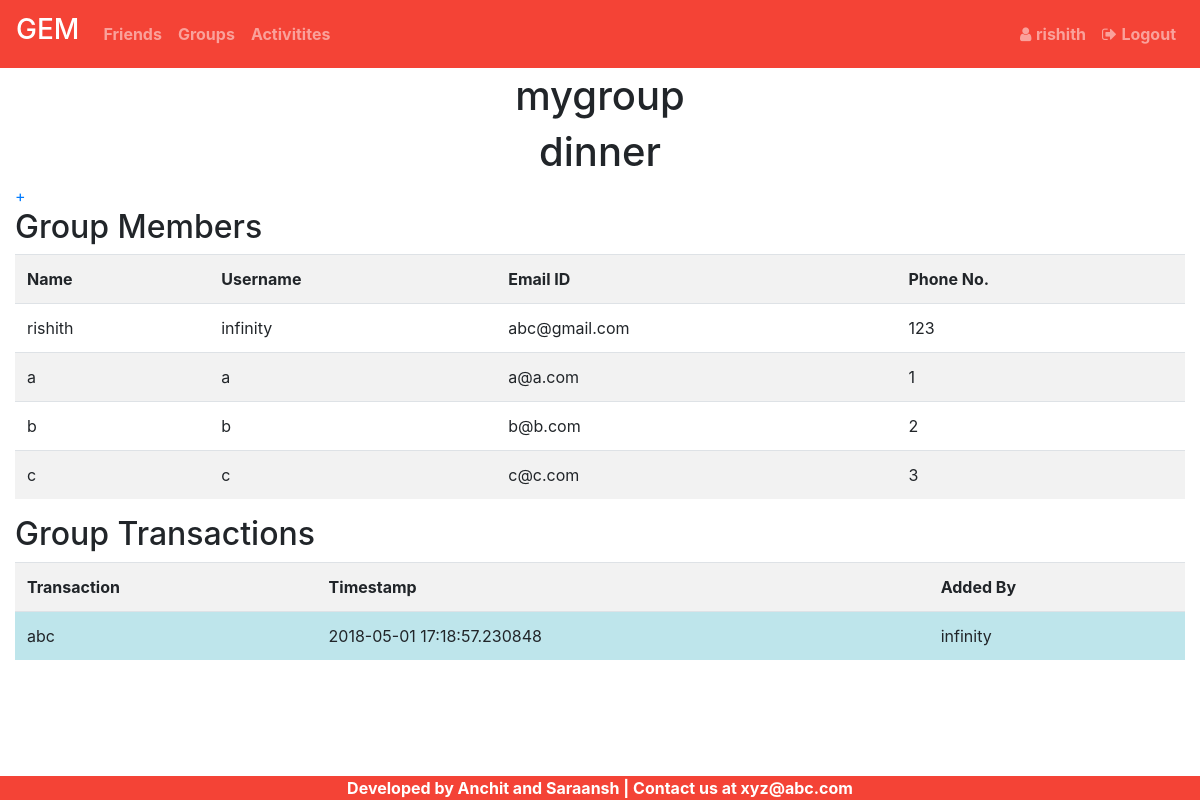
The page /disp_group/infinity/1 (signed in) on the database its author committed.
### gem/models.py (models this page shows, shortened)
class User(UserMixin,db.Model):
	id=db.Column(db.Integer,primary_key=True)
	name=db.Column(db.String(100),index=True)
	username=db.Column(db.String(100),index=True,unique=True)
	email=db.Column(db.String(150),index=True,unique=True)
	pno=db.Column(db.String(20),index=True,unique=True)
	password=db.Column(db.String(100))
	city=db.Column(db.String(50))
	dob = db.Column(db.Date)
	gender = db.Column(db.String)
	friends=db.relationship('User',
		secondary=friends,
		primaryjoin=(friends.c.userID==id),
		secondaryjoin=(friends.c.friendID==id),
		lazy='dynamic'
	)

class Groups(db.Model):
	id=db.Column(db.Integer,primary_key=True)
	name=db.Column(db.String(100))
	num_mem=db.Column(db.Integer)
	creator=db.Column(db.String(100))
	when=db.Column(db.DateTime,default=datetime.utcnow,index=True)
	description=db.Column(db.String(200))
	transactions=db.relationship('Group_transactions',backref='group',lazy='dynamic',cascade="all,delete")
	members=db.relationship('User',
		secondary=group_helper_table,
		backref=db.backref('groups', lazy='dynamic'),lazy='dynamic')

class Group_transactions(db.Model):
	id=db.Column(db.Integer,primary_key=True)
	desc=db.Column(db.String(100))
	timestamp=db.Column(db.DateTime,index=True,default=datetime.utcnow)
	added_by=db.Column(db.String(100))
	grp=db.Column(db.Integer,db.ForeignKey('groups.id'))
	tot=db.Column(db.Float)

### gem/routes.py (the view)
@gem.route('/disp_group/<username>/<id>',methods=['GET','POST'])
@login_required
def disp_group(username=None,id=None):
	del mem_list[:]
	if username is None:
		flash('Please login to proceed.')
		return redirect(url_for('login'))
	elif username!=current_user.username:
		flash('Access Denied 1' + " " + username)
		return redirect(url_for('friends',username=current_user.username))
	else:
		a=Groups.query.filter_by(id=id).first()
		if a is None:
			flash('Group Does Not Exist')
			return redirect(url_for('groups',username=current_user.username))
		b=a.members.all()
		z=a.transactions.all()
		li=[]
		li1=[]
		li2=[]
		del li1[:]
		del li2[:]
		for c in b:
			li.append(c.username)
		if current_user.username not in li:
			flash('Access Denied 2')
			del li
			return redirect(url_for('groups',username=current_user.username))
		else:
			del li
			return render_template('disp_group.html',user=current_user,b=b,a=a,z=z)

### gem/models.py (called while the page is built)
@login.user_loader
def userloader(id):
	return User.query.get(int(id))

### gem/templates/disp_group.html
{% extends "base3.html" %}
{% block content %}
<br><br><br>
<h1 class="text-center"> {{a.name}} </h1>
<h1 class="text-center"> {{a.description}} </h1>
<div class="container-fluid">
	<a href="{{url_for('group_transaction_create',username=current_user.username,idgrp=a.id)}}">+	</a>
	<h2>Group Members</h2>
	<table class="table table-striped">
		<tr>
			<th>Name</th>
			<th>Username</th>
			<th>Email ID</th>
			<th>Phone No.</th>
		</tr>
		{% for i in b %}
		<tr>
			<td> {{i.name}} </td>
			<td> {{i.username}} </td>
			<td> {{i.email}} </td>
			<td> {{i.pno}} </td>
		</tr>
		{% endfor %}
	</table>
	<h2>Group Transactions</h2>
	<table class="table table-striped">
		<tr>
			<th>Transaction</th>
			<th>Timestamp</th>
			<th>Added By</th>
		</tr>
		{% for i in z %}
		{% set ns = namespace(val = 0) %}
		{% for j in i.neededtrans.all() %}
		{% if user.username == j.giver.username or user.username == j.receiver.username %}
		{% set ns.val = 1 %}
		{% endif %}
		{% endfor %}
		{% if ns.val==1 %}
		<tr class="table-info" data-grpurl="{{url_for('disp_trans',username=user.username,id=i.id,grpid=i.grp)}}">
			<td> {{i.desc}} </td>
			<td> {{i.timestamp}} </td>
			<td> {{i.added_by}} </td>
		</tr>
		{% else %}
		<tr data-grpurl="{{url_for('disp_trans',username=user.username,id=i.id,grpid=i.grp)}}">
			<td> {{i.desc}} </td>
			<td> {{i.timestamp}} </td>
			<td> {{i.added_by}} </td>
		</tr>
		{% endif %}
		{% endfor %}
	</table>
</div>
{% endblock %}

### gem/templates/base3.html (shortened to what this page needs)
<!DOCTYPE html>
<html>
<head>
	<link rel="stylesheet" href="https://maxcdn.bootstrapcdn.com/bootstrap/4.0.0/css/bootstrap.min.css">
	<link href="https://maxcdn.bootstrapcdn.com/font-awesome/4.7.0/css/font-awesome.min.css" rel="stylesheet">
</head>
<body>
		<nav class="navbar navbar-expand-sm navbar-dark fixed-top" style="background-color: #f44336">
		<div class="navbar-brand"><strong><h3>GEM</h3></strong></div>
		<div class="collapse navbar-collapse" id="nav-content">
			<ul class="navbar-nav">
				<li class="nav-item">
					<a href="{{url_for('friends',username=user.username)}}"><div class="nav-link"> <strong>Friends</strong> </div></a>
				</li>
				<li class="nav-item">
					<a href="{{url_for('groups',username=user.username)}}"><div class="nav-link"> <strong>Groups</strong> </div></a>
				</li>
				<li class="nav-item">
					<a href="{{url_for('activity',username=user.username)}}"><div class="nav-link"> <strong>Activitites</strong> </div></a>
				</li>
			</ul>
		</div>
		<div class="collapse navbar-collapse justify-content-end" id="nav-content1">
			<ul class="navbar-nav">
				<li class="nav-item">
					<a href="{{url_for('profile',name=user.username)}}"><div class="nav-link"><span class="fa fa-user"></span> <strong>{{user.name}}</strong> </div></a>
				</li>
				<li class="nav-item"><a class="nav-link" href="{{url_for('logout')}}"><span class="fa fa-sign-out"></span> <strong>Logout</strong></a></li>
			</ul>
		</div>
	</nav>
	{% block content %}
	{% endblock %}
	<div class="container-fluid fixed-bottom" style="background-color: #f44336;">
		<div class="text-center font-weight-bold" style="color: white">Developed by Anchit and Saraansh | Contact us at xyz@abc.com</div>
	</div>
</body>
</html>

### rows shown on the page
User: name "rishith", username "infinity", email "abc@gmail.com", pno "123"
Groups: name "mygroup", description "dinner"
User: name "a", username "a", email "a@a.com", pno "1"
User: name "b", username "b", email "b@b.com", pno "2"
User: name "c", username "c", email "c@c.com", pno "3"
Group_transactions: desc "abc", timestamp "2018-05-01 17:18:57.230848", added_by "infinity"
